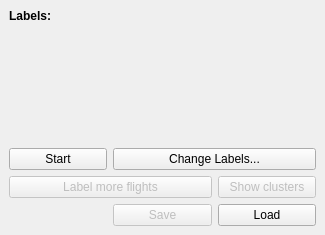
<?xml version="1.0" encoding="UTF-8"?>
<ui version="4.0">
 <class>MainWindow</class>
 <widget class="QMainWindow" name="MainWindow">
  <property name="windowModality">
   <enum>Qt::NonModal</enum>
  </property>
  <property name="geometry">
   <rect>
    <x>0</x>
    <y>0</y>
    <width>325</width>
    <height>235</height>
   </rect>
  </property>
  <property name="windowTitle">
   <string>Active Learning Demo</string>
  </property>
  <widget class="QWidget" name="centralwidget">
   <layout class="QVBoxLayout" name="verticalLayout">
    <item>
     <widget class="QLabel" name="label">
      <property name="styleSheet">
       <string notr="true">font-weight: bold</string>
      </property>
      <property name="text">
       <string>Labels:</string>
      </property>
      <property name="buddy">
       <cstring>btnStart</cstring>
      </property>
     </widget>
    </item>
    <item>
     <layout class="QVBoxLayout" name="layoutLabels">
      <property name="leftMargin">
       <number>15</number>
      </property>
     </layout>
    </item>
    <item>
     <spacer name="spacer">
      <property name="orientation">
       <enum>Qt::Vertical</enum>
      </property>
      <property name="sizeHint" stdset="0">
       <size>
        <width>20</width>
        <height>69</height>
       </size>
      </property>
     </spacer>
    </item>
    <item>
     <layout class="QGridLayout" name="gridLayout">
      <item row="0" column="0">
       <widget class="QPushButton" name="btnStart">
        <property name="text">
         <string>Start</string>
        </property>
        <property name="autoDefault">
         <bool>false</bool>
        </property>
        <property name="default">
         <bool>false</bool>
        </property>
        <property name="flat">
         <bool>false</bool>
        </property>
       </widget>
      </item>
      <item row="0" column="1" colspan="2">
       <widget class="QPushButton" name="btnChangeLabels">
        <property name="text">
         <string>Change Labels...</string>
        </property>
       </widget>
      </item>
      <item row="1" column="0" colspan="2">
       <widget class="QPushButton" name="btnLabelMore">
        <property name="enabled">
         <bool>false</bool>
        </property>
        <property name="text">
         <string>Label more flights</string>
        </property>
       </widget>
      </item>
      <item row="1" column="2">
       <widget class="QPushButton" name="btnShowClusters">
        <property name="enabled">
         <bool>false</bool>
        </property>
        <property name="text">
         <string>Show clusters</string>
        </property>
       </widget>
      </item>
      <item row="2" column="2">
       <widget class="QPushButton" name="btnLoad">
        <property name="text">
         <string>Load</string>
        </property>
       </widget>
      </item>
      <item row="2" column="1">
       <widget class="QPushButton" name="btnSave">
        <property name="enabled">
         <bool>false</bool>
        </property>
        <property name="text">
         <string>Save</string>
        </property>
       </widget>
      </item>
     </layout>
    </item>
   </layout>
  </widget>
 </widget>
 <resources/>
 <connections/>
</ui>
